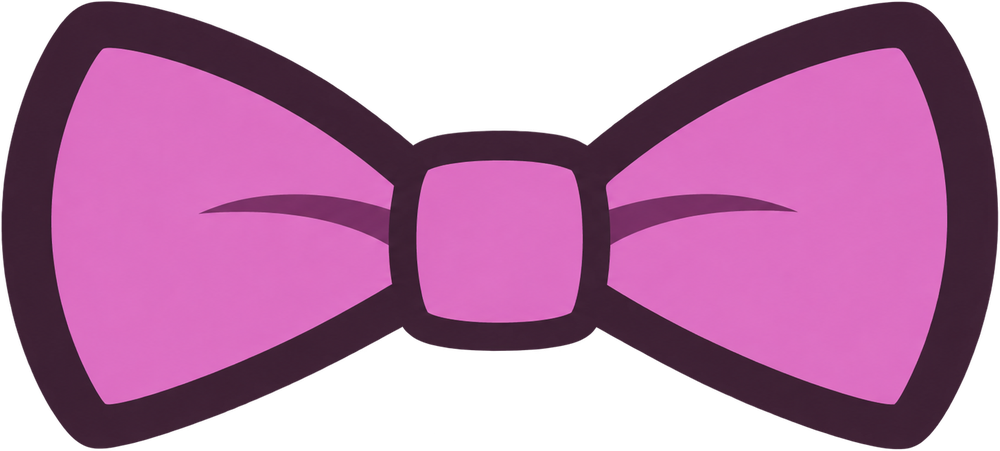
#> input picture plugins/octavia/docs/design/bow.png, 1000 x 451 px, shrunk from 1457 x 657 before the run
$ python -i recolor.py   (imports and definitions only)
#> lines starting #> are read from the running program, lines starting #| are printed output that depends on the picture
#!/usr/bin/env python3
"""Bring a piece of Octavia's art onto the palette (docs/design/colors.css).

Each source colour measured in the art is moved onto its palette colour;
pixels in between move by a blend of their nearest anchors, so antialiased
edges stay smooth. Stray specks in the transparent area are removed (only
the biggest opaque shape and its soft edge are kept).

usage: scripts/recolor.py docs/design/logo.png docs/design/bow.png
writes NAME.palette.png next to each; the originals are never touched.
"""
import re, sys
from pathlib import Path

import numpy as np
from PIL import Image
from scipy import ndimage

ROOT = Path(__file__).resolve().parent.parent
# [1 line that did not run here, left out]
pal = lambda name: re.search(rf"--{name}:\s*(#[0-9A-Fa-f]{{6}})", CSS)[1]
rgb = lambda h: np.array([int(h[i:i + 2], 16) for i in (1, 3, 5)], float)

# measured in logo.png and bow.png (2026-11-25) → the palette role it plays
ANCHORS = [
    ("#36212E", "mane-outline"),     # the logo's ink
    ("#3D2134", "mane-outline"),     # the bow's outline
    ("#DECEE8", "collar"),           # the sticker border
    ("#DE6FC3", "bow-tie"),          # the bow's pink
    ("#7C3266", "bow-tie-outline"),  # the bow's creases
]


def recolor(path):
#> called with path = '../docs/design/bow.png'
    im = np.array(Image.open(path).convert("RGBA")).astype(float)
    px, alpha = im[..., :3], im[..., 3]
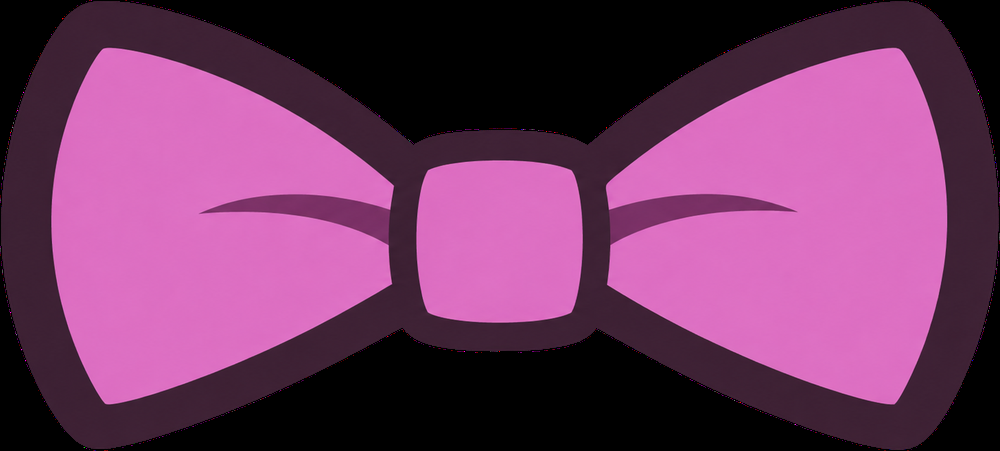
#> px: shape (451, 1000, 3) float64; mean R, G, B 112.3, 56.6, 97.9
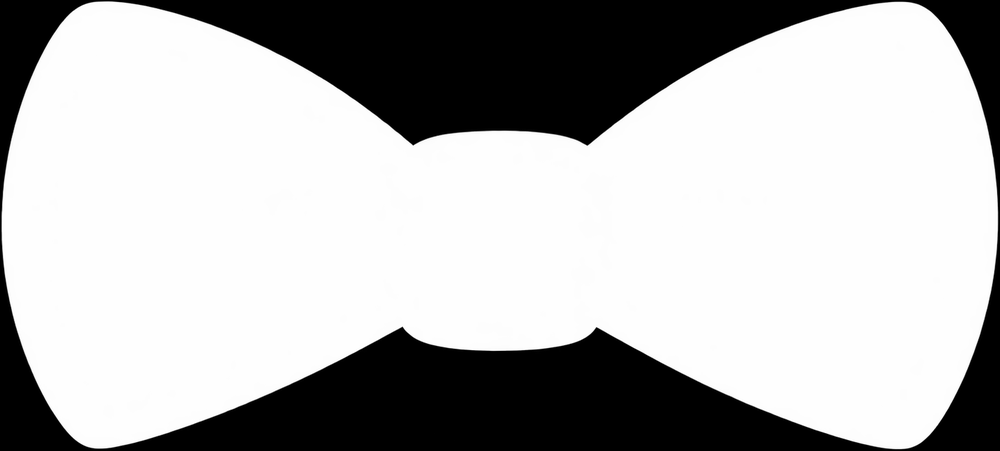
#> alpha: shape (451, 1000) float64; min 0, max 255, mean 179
    src = np.array([rgb(s) for s, _ in ANCHORS])
    dst = np.array([rgb(pal(d)) for _, d in ANCHORS])
    # inverse-distance blend of the anchors' shifts
    d = np.linalg.norm(px[..., None, :] - src, axis=-1) + 1e-3
    w = 1 / d ** 4
    w /= w.sum(-1, keepdims=True)
    px = np.clip(px + (w[..., None] * (dst - src)).sum(-2), 0, 255)
    # keep the biggest opaque shape and its soft edge, drop the specks
    solid, n = ndimage.label(alpha > 128)
    if n:
        sizes = ndimage.sum(np.ones_like(alpha), solid, range(1, n + 1))
        keep = ndimage.binary_dilation(solid == 1 + int(np.argmax(sizes)), iterations=3)
        alpha = alpha * keep
    out = np.dstack([px, alpha]).round().astype(np.uint8)
    dest = path.with_name(path.stem + ".palette.png")
    Image.fromarray(out, "RGBA").save(dest)
    print(f"{path.name} → {dest.name}")


# [3 lines not run here, left out]

#> (the run stopped early here; a loop or call above may not have finished)
